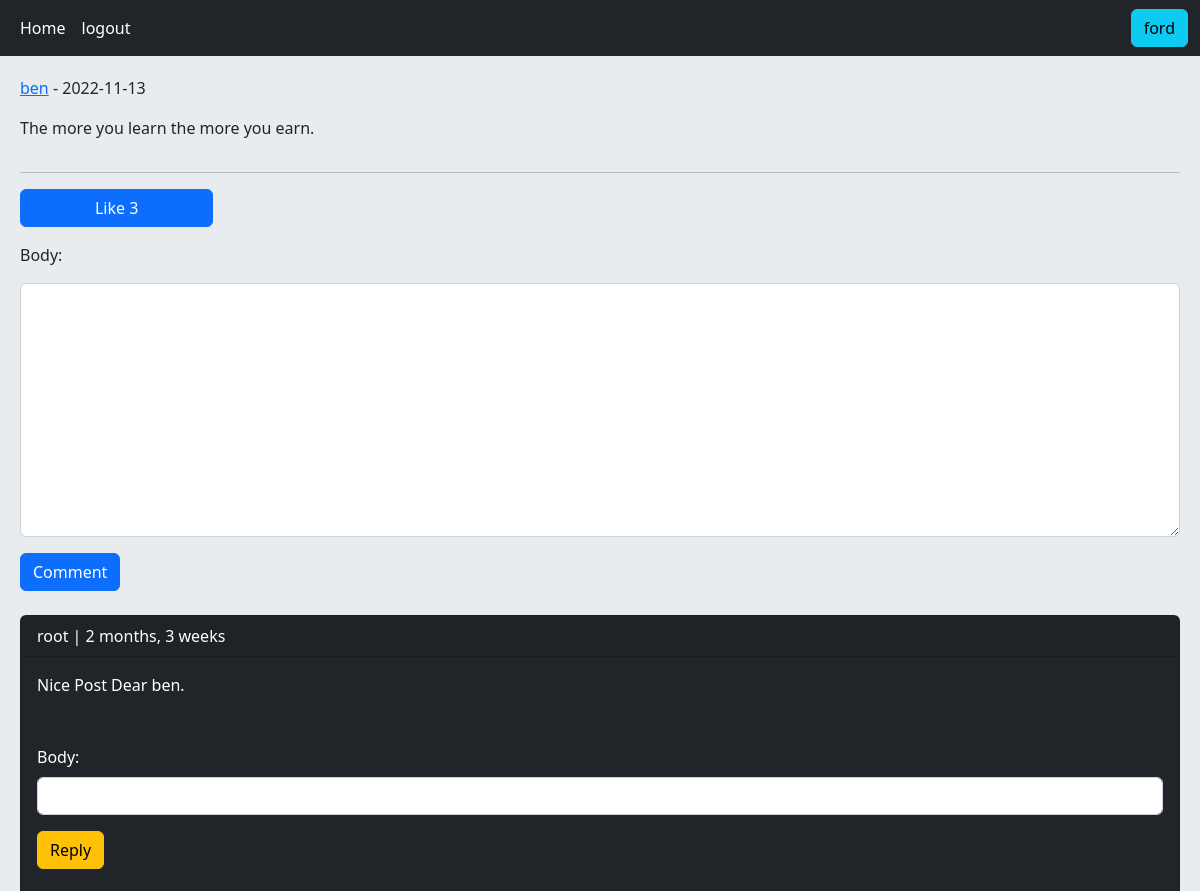
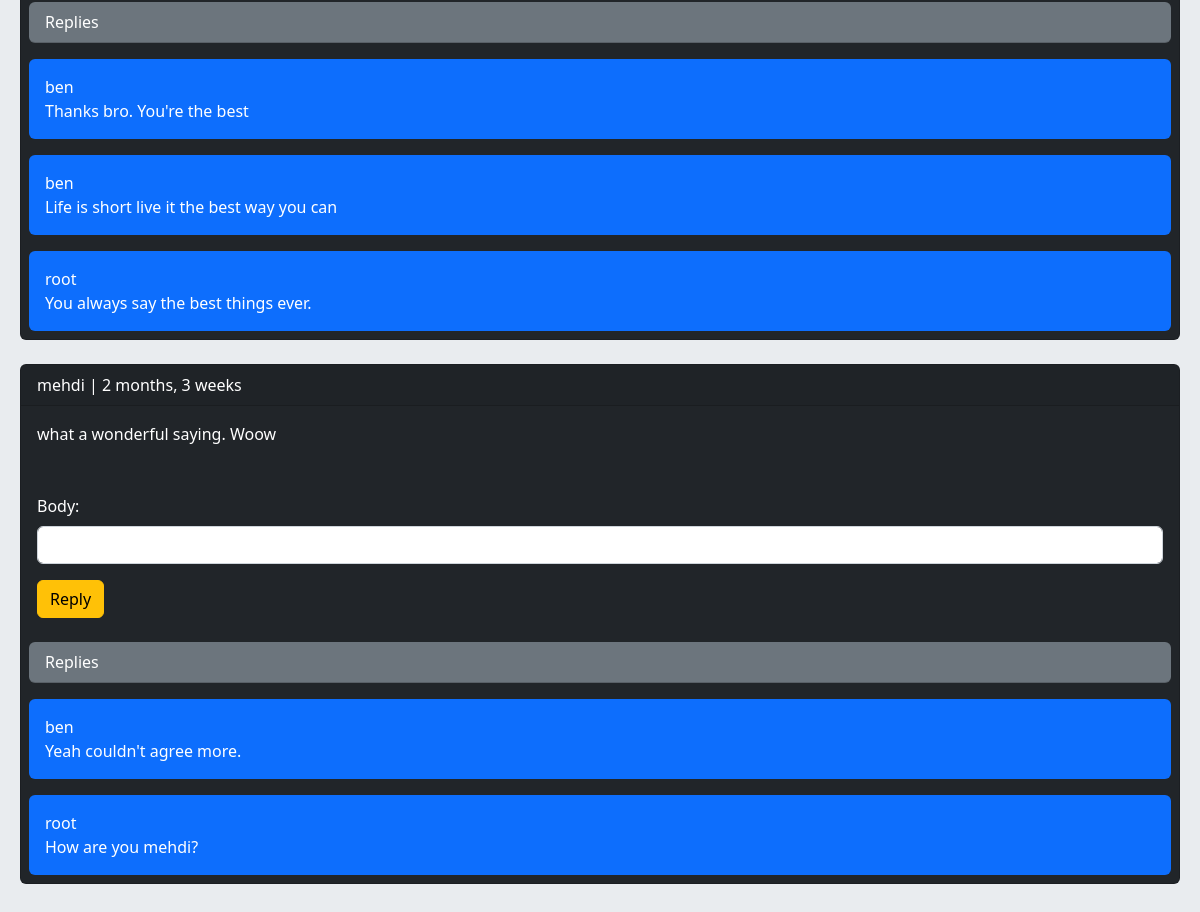
/post/4/the-more-you-learn-the-more-you-earn (signed in), run on the app's committed database (2 pictures, top to bottom).
### home/models.py (models this page shows, shortened)
class Post(models.Model):
    user = models.ForeignKey(User, on_delete=models.CASCADE, related_name='posts')
    title = models.CharField(max_length=100, null=True, blank=True)
    body = models.TextField()
    slug = models.SlugField()
    created = models.DateTimeField(auto_now_add=True)
    updated = models.DateTimeField(auto_now=True)
    class Meta:
        ordering = ['-created']
    def likes_count(self):
        return self.pvotes.count()
    def user_can_like(self, user):
        user_like = user.uvotes.filter(post=self)
        if user_like.exists():
            return True
        return False

class Comment(models.Model):
    user = models.ForeignKey(User, on_delete=models.CASCADE, related_name='ucomments')
    post = models.ForeignKey(Post, on_delete=models.CASCADE, related_name='pcomments')
    reply = models.ForeignKey('self', on_delete=models.CASCADE, related_name='rcomments', blank=True, null=True)
    is_reply = models.BooleanField(default=False)
    body = models.TextField(max_length=400)
    created = models.DateTimeField(auto_now_add=True)

### home/views.py (the view, shortened to what this page needs)
# urls.py: path('post/<int:post_id>/<slug:post_slug>', views.PostDetailView.as_view(), name='post_detail'),
class PostDetailView(View):
    class_form = CommentCreateForm
    class_reply_form = CommentReplyForm
    def setup(self, request, *args, **kwargs):
        self.post_instance = get_object_or_404(Post, pk=kwargs['post_id'], slug=kwargs['post_slug'])
        return super().setup(request, *args, **kwargs)
    def get(self, request, *args, **kwargs):
        post = self.post_instance
        comments = post.pcomments.filter(is_reply=False)
        can_like = request.user.is_authenticated and self.post_instance.user_can_like(request.user)
        context = {'post': post, 'comments': comments, 'form': self.class_form, 'reply_form': self.class_reply_form,
                   'can_like': can_like}
        return render(request, 'home/detail.html', context=context)

### home/templates/home/detail.html (shortened to what this page needs)
{% extends 'base.html' %}
{% block content %}
	<div class="row">
		<div class="col-10">
			<p><a href="{% url 'account:user_profile' post.user.id %}">{{ post.user.username }}</a> - {{ post.updated|date:"Y-m-d" }}</p>
			<p>{{ post.body }}</p>
		</div>
		<div class="col-2 text-end">
		</div>
	</div>
	<hr>
	{% if request.user.is_authenticated %}
		<a href="{% url 'home:post_like' post.id %}" class="{% if can_like %}disabled{% endif %} btn btn-primary col-md-2">Like  {{ post.likes_count }}</a>
		<form action="" method="post" class="mt-3">
			{{ form }}
			<input type="submit" value="Comment" class="btn btn-primary">
		</form>
	{% else %}
		<p class="alert alert-danger">Only users who logged in can send comment</p>
	{% endif %}
	<br>
	{% for comment in comments %}
		<div class="card bg-dark text-white">
			<p class="card-header">{{ comment.user }} | {{ comment.created|timesince }}</p>
			<p class="card-body">{{ comment.body }}</p>
			{% if request.user.is_authenticated %}
				<form action="{% url 'home:add_reply' post.id comment.id %}" method="post" class="p-2 m-2	">
					{{ reply_form.as_p }}
					<input type="submit" value="Reply" class="btn btn-warning">
				</form>
			{% endif %}
			<p class="text-white card-header bg-secondary my-2 mx-2 rounded">Replies</p>
			{% with replies=comment.rcomments.all %}
				{% for reply in replies %}
					<p class="card-body bg-primary p-3 m-2 rounded">{{ reply.user }}<br>{{ reply.body }}</p>
				{% endfor %}
			{% endwith %}
		</div>
		<br>
	{% empty %}
		<p>No comments yet!</p>
	{% endfor %}
{% endblock %}

### templates/inc/navbar.html
<nav class="navbar navbar-expand-lg bg-dark navbar-dark">
  <div class="container-fluid">
    <div class="navbar-nav col-11">
      <a class="nav-link active" href="{% url 'home:home' %}">Home</a>
			{% if not request.user.is_authenticated %}
      <a class="nav-link active" href="{% url 'account:user_register' %}">Register</a>
      <a class="nav-link active" href="{% url 'account:user_login' %}">Login</a>
				</div>
			{% else %}
      	<a class="nav-link active" href="{% url 'account:user_logout' %}">logout</a>
				</div>
				<div class="col-1 d-flex justify-content-end">
					<a class="btn btn-info" href="{% url 'account:user_profile' request.user.id %}">{{ request.user.username }}</a>
				{% endif %}
		</div>
  </div>
</nav>

### data on the page
Post: user.username "ben", updated "2022-11-13", body "The more you learn the more you earn.", likes_count "3"
Comment: user "root", created "2 months, 3 weeks", body "Nice Post Dear ben."
Comment: user "ben", body "Thanks bro. You're the best"
Comment: user "ben", body "Life is short live it the best way you can"
Comment: user "root", body "You always say the best things ever."
Comment: user "mehdi", created "2 months, 3 weeks", body "what a wonderful saying. Woow"
Comment: user "ben", body "Yeah couldn't agree more."
Comment: user "root", body "How are you mehdi?"

### other printed values
{{ request.user.username }} "ford"
